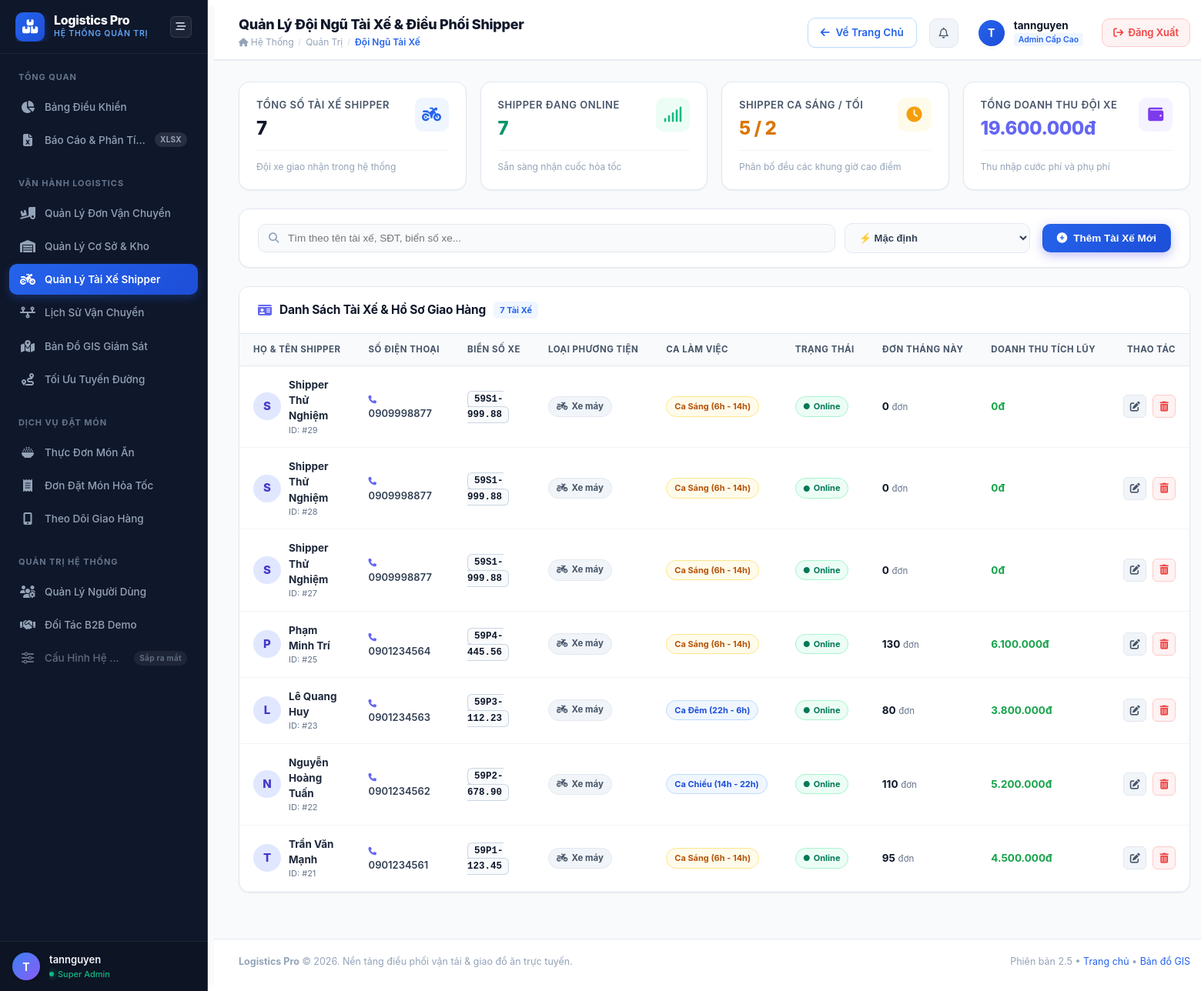
Page /quan-ly-tai-xe/ (signed in) on the earlier database version.
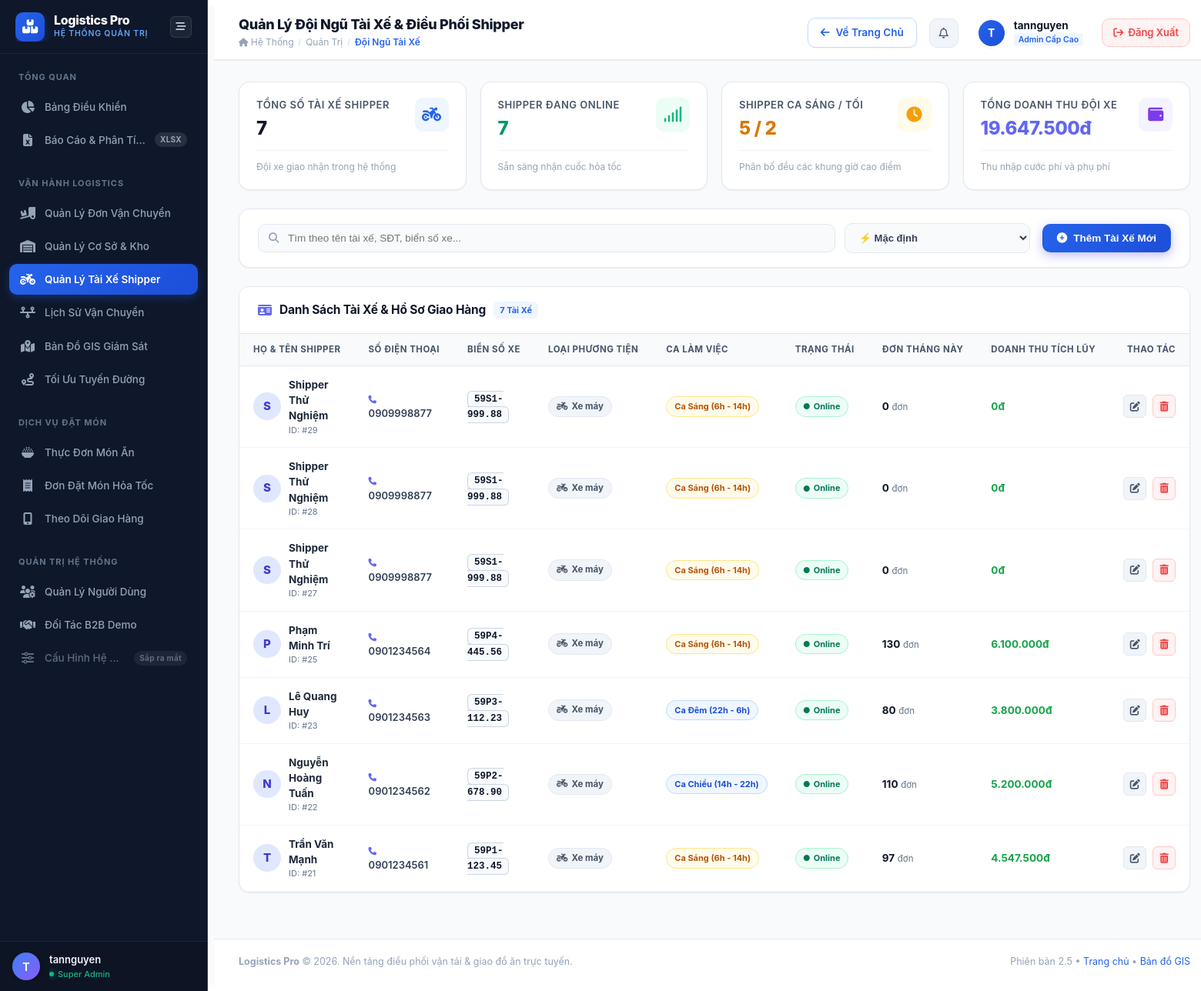
Same page on the later database version.
### core/models.py (models this page shows, shortened)
class TaiXe(models.Model):
    user = models.OneToOneField(User, on_delete=models.SET_NULL, null=True,
                                blank=True, verbose_name="Tài khoản đăng nhập")
    ten_tai_xe = models.CharField(max_length=100, verbose_name="Họ tên tài xế")
    sdt = models.CharField(max_length=15, verbose_name="Số điện thoại")
    bien_so = models.CharField(max_length=20, verbose_name="Biển số xe")
    loai_xe = models.CharField(max_length=50, choices=[
        ('Xe máy', 'Xe máy'),
        ('Xe tải', 'Xe tải'),
        ('Xe bán tải', 'Xe bán tải')
    ], default='Xe máy', verbose_name="Loại phương tiện")
    trang_thai = models.CharField(max_length=20, default='Sẵn sàng', verbose_name="Trạng thái hoạt động")
    CA_LAM_CHOICES = [
        ('SANG', 'Ca Sáng (6h - 14h)'),
        ('CHIEU', 'Ca Chiều (14h - 22h)'),
        ('TOI', 'Ca Tối (14h - 22h)'),
        ('DEM', 'Ca Đêm (22h - 6h)'),
    ]
    ca_lam_viec = models.CharField(max_length=10, choices=CA_LAM_CHOICES, default='SANG', verbose_name="Ca làm việc")
    dang_lam_viec = models.BooleanField(default=False, verbose_name="Đang Online (Chấm công)")
    tong_don_thang_nay = models.IntegerField(default=0, verbose_name="KPI Số đơn/Tháng")
    doanh_thu_tich_luy = models.DecimalField(max_digits=15, decimal_places=0,
                                             default=0, verbose_name="Doanh thu tích lũy")
    lat_hien_tai = models.FloatField(default=10.7769, verbose_name="Vĩ độ GPS hiện tại")
    lng_hien_tai = models.FloatField(default=106.7009, verbose_name="Kinh độ GPS hiện tại")
    cap_nhat_gps_luc = models.DateTimeField(auto_now=True, verbose_name="Thời điểm cập nhật GPS")

### core/views.py (the view)
# urls.py: path('quan-ly-tai-xe/', views.quan_ly_tai_xe, name='quan_ly_tai_xe'),
@login_required(login_url='core:login')
def quan_ly_tai_xe(request):
    if not request.user.is_staff:
        return redirect('core:home')
    ds = TaiXe.objects.all().order_by('-id')
    q = request.GET.get('q', '').strip()
    if q:
        ds = ds.filter(Q(ten_tai_xe__icontains=q) | Q(sdt__icontains=q) | Q(bien_so__icontains=q))
    sort = request.GET.get('sort')
    if sort == 'ten_az':
        ds = ds.order_by('ten_tai_xe')
    elif sort == 'luong_cao':
        ds = ds.order_by('-doanh_thu_tich_luy')
    tong_so_tx = TaiXe.objects.count()
    dang_online = TaiXe.objects.filter(dang_lam_viec=True).count()
    ca_sang = TaiXe.objects.filter(ca_lam_viec='SANG').count()
    ca_toi = TaiXe.objects.filter(ca_lam_viec__in=['TOI', 'CHIEU', 'DEM']).count()
    tong_doanh_thu = TaiXe.objects.aggregate(Sum('doanh_thu_tich_luy'))['doanh_thu_tich_luy__sum'] or 0
    stats = {
        'tong_so_tx': tong_so_tx,
        'dang_online': dang_online,
        'ca_sang': ca_sang,
        'ca_toi': ca_toi,
        'tong_doanh_thu': tong_doanh_thu,
    }
    return render(request, 'admin_dashboard/quan_ly_tai_xe.html', {
        'ds_tai_xe': ds,
        'stats': stats,
        'q': q,
        'sort': sort,
        'active_menu': 'tai_xe',
    })

### core/templatetags/currency_filters.py (called while the page is built)
@register.filter(name='dinh_dang_tien')
def dinh_dang_tien(value):
    if value is None or value == '':
        return ''
    try:
        val = int(round(float(value)))
        return f"{val:,.0f}".replace(",", ".")
    except (ValueError, TypeError):
        return value

@register.filter(name='tien_vnd')
@register.filter(name='currency_vn')
def tien_vnd(value):
    res = dinh_dang_tien(value)
    if res == '':
        return ''
    return f"{res}đ"

### templates/admin_dashboard/quan_ly_tai_xe.html (shortened to what the changed rows need)
{% extends "admin_dashboard/admin_base.html" %}
{% load static currency_filters %}
{% block page_title %}Quản Lý Đội Ngũ Tài Xế & Điều Phối Shipper{% endblock %}
{% block admin_content %}
<div class="admin-kpi-grid" style="margin-bottom: 24px;">
    <div class="admin-kpi-card">
        <div class="admin-kpi-header">
            <div>
                <div class="admin-kpi-title">Tổng Doanh Thu Đội Xe</div>
                <div class="admin-kpi-value" style="color: #6366f1;">{{ stats.tong_doanh_thu|currency_vn }}</div>
            </div>
        </div>
    </div>
</div>
<div class="admin-card">
    <div class="admin-table-container">
        <table class="admin-table" id="driverTable">
            <thead>
                <tr>
                    <th>Họ & Tên Shipper</th>
                    <th>Số Điện Thoại</th>
                    <th>Biển Số Xe</th>
                    <th>Loại Phương Tiện</th>
                    <th>Ca Làm Việc</th>
                    <th>Trạng Thái</th>
                    <th>Đơn Tháng Này</th>
                    <th>Doanh Thu Tích Lũy</th>
                    <th style="text-align: right; width: 120px;">Thao Tác</th>
                </tr>
            </thead>
            <tbody>
                {% for tx in ds_tai_xe %}
                <tr id="row-driver-{{ tx.id }}">
                    <td>
                        <div style="display: flex; align-items: center; gap: 10px;">
                            <div style="width: 36px; height: 36px; border-radius: 50%; background: #e0e7ff; color: #4338ca; display: flex; align-items: center; justify-content: center; font-size: 15px; flex-shrink: 0; font-weight: 800;">
                                {{ tx.ten_tai_xe|slice:":1"|upper }}
                            </div>
                            <div>
                                <div style="font-weight: 700; color: #1e293b; font-size: 13.5px;">{{ tx.ten_tai_xe }}</div>
                                <div style="font-size: 11px; color: #64748b;">ID: #{{ tx.id }}</div>
                            </div>
                        </div>
                    </td>
                    <td>
                        <div style="font-weight: 600; color: #334155; font-size: 13px;">
                            <i class="fa-solid fa-phone" style="color: #6366f1; font-size: 10.5px; margin-right: 4px;"></i>
                            {{ tx.sdt }}
                        </div>
                    </td>
                    <td>
                        <span style="font-family: monospace; font-weight: 800; background: #f8fafc; border: 1px solid #cbd5e1; padding: 3px 8px; border-radius: 6px; font-size: 12.5px; color: #0f172a;">
                            {{ tx.bien_so }}
                        </span>
                    </td>
                    <td>
                        <span class="admin-badge admin-badge-neutral" style="font-size: 11.5px;">
                            <i class="fa-solid fa-motorcycle"></i> {{ tx.loai_xe }}
                        </span>
                    </td>
                    <td>
                        <span class="admin-badge {% if tx.ca_lam_viec == 'SANG' %}admin-badge-warning{% else %}admin-badge-info{% endif %}" style="font-size: 11px;">
                            {{ tx.get_ca_lam_viec_display }}
                        </span>
                    </td>
                    <td>
                        {% if tx.dang_lam_viec %}
                            <span class="admin-badge admin-badge-success" style="font-size: 11px;">
                                <i class="fa-solid fa-circle" style="font-size: 8px;"></i> Online
                            </span>
                        {% else %}
                            <span class="admin-badge admin-badge-neutral" style="font-size: 11px;">
                                <i class="fa-regular fa-circle" style="font-size: 8px;"></i> Nghỉ ca
                            </span>
                        {% endif %}
                    </td>
                    <td>
                        <strong style="color: #0f172a; font-size: 13.5px;">{{ tx.tong_don_thang_nay }}</strong>
                        <span style="font-size: 11.5px; color: #64748b;">đơn</span>
                    </td>
                    <td>
                        <strong style="color: #16a34a; font-size: 13.5px;">{{ tx.doanh_thu_tich_luy|currency_vn }}</strong>
                    </td>
                    <td style="text-align: right;">
                        <div class="admin-row-actions" style="justify-content: flex-end;">
                            <button type="button" class="admin-btn-icon-sm" title="Chỉnh sửa hồ sơ tài xế" onclick="openEditDriverModal('{{ tx.id }}', '{{ tx.ten_tai_xe|escapejs }}', '{{ tx.sdt }}', '{{ tx.bien_so|escapejs }}', '{{ tx.loai_xe|escapejs }}', '{{ tx.ca_lam_viec }}', '{{ tx.dang_lam_viec|yesno:'1,0' }}')">
                                <i class="fa-solid fa-pen-to-square"></i>
                            </button>
                            <button type="button" class="admin-btn-icon-sm" style="color: #ef4444; border-color: #fecaca; background: #fef2f2;" title="Xóa tài xế này" onclick="confirmDeleteDriver('{{ tx.id }}', '{{ tx.ten_tai_xe|escapejs }}')">
                                <i class="fa-solid fa-trash-can"></i>
                            </button>
                        </div>
                    </td>
                </tr>
                {% endfor %}
            </tbody>
        </table>
    </div>
</div>
{% endblock %}

Differences in the rows shown:
changed TaiXe "Trần Văn Mạnh": tong_don_thang_nay "95" → "97"; doanh_thu_tich_luy "4.500.000đ" → "4.547.500đ"
Other differences:
{{ stats.tong_doanh_thu|currency_vn }}: "19.600.000đ" → "19.647.500đ"
